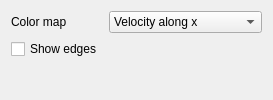
           <widget class="QWidget" name="pageFacesNormal">
            <layout class="QFormLayout" name="formLayout_5">
             <property name="fieldGrowthPolicy">
              <enum>QFormLayout::AllNonFixedFieldsGrow</enum>
             </property>
             <item row="0" column="0">
              <widget class="QLabel" name="label_3">
               <property name="text">
                <string>Color map</string>
               </property>
              </widget>
             </item>
             <item row="0" column="1">
              <widget class="QComboBox" name="comboBoxScalar">
               <item>
                <property name="text">
                 <string>Velocity along x</string>
                </property>
               </item>
               <item>
                <property name="text">
                 <string>Velocity along y</string>
                </property>
               </item>
               <item>
                <property name="text">
                 <string>Velocity along z</string>
                </property>
               </item>
               <item>
                <property name="text">
                 <string>Velocity magnitute</string>
                </property>
               </item>
               <item>
                <property name="text">
                 <string>Edges per face</string>
                </property>
               </item>
               <item>
                <property name="text">
                 <string>Deformation P / sqrt(A)</string>
                </property>
               </item>
               <item>
                <property name="text">
                 <string>Deformation eigen</string>
                </property>
               </item>
               <item>
                <property name="text">
                 <string>Pressure</string>
                </property>
               </item>
               <item>
                <property name="text">
                 <string>Target volume</string>
                </property>
               </item>
               <item>
                <property name="text">
                 <string>Actual volume</string>
                </property>
               </item>
               <item>
                <property name="text">
                 <string>Growth rate</string>
                </property>
               </item>
               <item>
                <property name="text">
                 <string>Data color</string>
                </property>
               </item>
              </widget>
             </item>
             <item row="1" column="0">
              <widget class="QCheckBox" name="checkBoxShowEdges">
               <property name="text">
                <string>Show edges</string>
               </property>
               <property name="checked">
                <bool>false</bool>
               </property>
              </widget>
             </item>
             <item row="2" column="0">
              <widget class="QWidget" name="widgetFaceColor" native="true">
               <layout class="QHBoxLayout" name="horizontalLayout_6">
                <property name="spacing">
                 <number>0</number>
                </property>
                <property name="margin">
                 <number>0</number>
                </property>
               </layout>
              </widget>
             </item>
             <item row="3" column="0">
              <spacer name="verticalSpacer_3">
               <property name="orientation">
                <enum>Qt::Vertical</enum>
               </property>
               <property name="sizeHint" stdset="0">
                <size>
                 <width>20</width>
                 <height>0</height>
                </size>
               </property>
              </spacer>
             </item>
            </layout>
            <widget class="QWidget" name="widgetStatisticsType" native="true">
             <property name="geometry">
              <rect>
               <x>0</x>
               <y>0</y>
               <width>100</width>
               <height>30</height>
              </rect>
             </property>
             <layout class="QHBoxLayout" name="horizontalLayout_10">
              <property name="spacing">
               <number>0</number>
              </property>
              <property name="margin">
               <number>0</number>
              </property>
             </layout>
            </widget>
           </widget>
